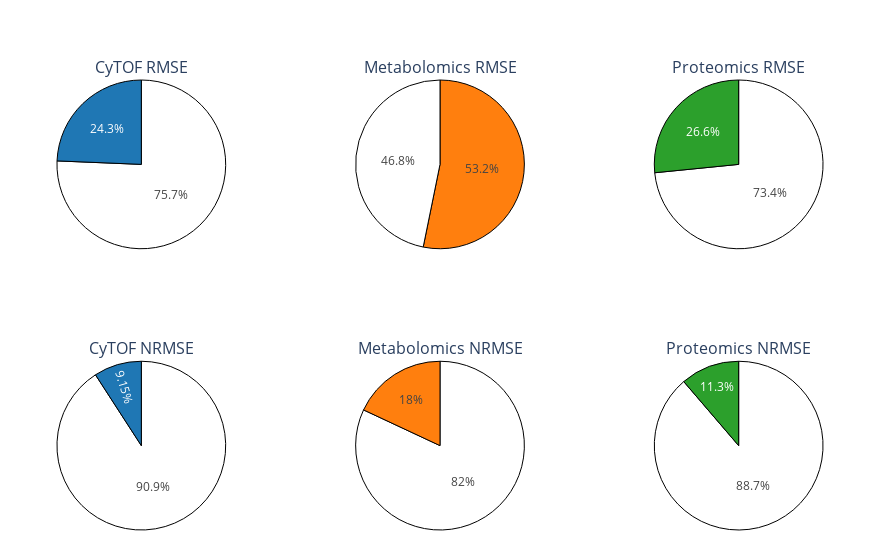

The notebook cell this image was saved under:
### Code cell
plot_rmse_nrmse_pies(results)

### Figure 1 — Plotly figure (JSON) as saved in the notebook; plotly's stock layout.template omitted (floating-point values rounded to 4 significant figures)
{"data": [{"domain": {"x": [0, 0.2889], "y": [0.625, 1]}, "labels": ["Value", "1 - Value"], "marker": {"colors": ["#1f77b4", "white"], "line": {"color": "black", "width": 1}}, "textinfo": "percent", "type": "pie", "values": [0.2434, 0.7566]}, {"domain": {"x": [0.3556, 0.6444], "y": [0.625, 1]}, "labels": ["Value", "1 - Value"], "marker": {"colors": ["#ff7f0e", "white"], "line": {"color": "black", "width": 1}}, "textinfo": "percent", "type": "pie", "values": [0.5319, 0.4681]}, {"domain": {"x": [0.7111, 1], "y": [0.625, 1]}, "labels": ["Value", "1 - Value"], "marker": {"colors": ["#2ca02c", "white"], "line": {"color": "black", "width": 1}}, "textinfo": "percent", "type": "pie", "values": [0.2658, 0.7342]}, {"domain": {"x": [0, 0.2889], "y": [0, 0.375]}, "labels": ["Value", "1 - Value"], "marker": {"colors": ["#1f77b4", "white"], "line": {"color": "black", "width": 1}}, "textinfo": "percent", "type": "pie", "values": [0.09147, 0.9085]}, {"domain": {"x": [0.3556, 0.6444], "y": [0, 0.375]}, "labels": ["Value", "1 - Value"], "marker": {"colors": ["#ff7f0e", "white"], "line": {"color": "black", "width": 1}}, "textinfo": "percent", "type": "pie", "values": [0.1804, 0.8196]}, {"domain": {"x": [0.7111, 1], "y": [0, 0.375]}, "labels": ["Value", "1 - Value"], "marker": {"colors": ["#2ca02c", "white"], "line": {"color": "black", "width": 1}}, "textinfo": "percent", "type": "pie", "values": [0.1128, 0.8872]}], "layout": {"annotations": [{"font": {"size": 16}, "showarrow": false, "text": "CyTOF RMSE", "x": 0.1444, "xanchor": "center", "xref": "paper", "y": 1, "yanchor": "bottom", "yref": "paper"}, {"font": {"size": 16}, "showarrow": false, "text": "Metabolomics RMSE", "x": 0.5, "xanchor": "center", "xref": "paper", "y": 1, "yanchor": "bottom", "yref": "paper"}, {"font": {"size": 16}, "showarrow": false, "text": "Proteomics RMSE", "x": 0.8556, "xanchor": "center", "xref": "paper", "y": 1, "yanchor": "bottom", "yref": "paper"}, {"font": {"size": 16}, "showarrow": false, "text": "CyTOF NRMSE", "x": 0.1444, "xanchor": "center", "xref": "paper", "y": 0.375, "yanchor": "bottom", "yref": "paper"}, {"font": {"size": 16}, "showarrow": false, "text": "Metabolomics NRMSE", "x": 0.5, "xanchor": "center", "xref": "paper", "y": 0.375, "yanchor": "bottom", "yref": "paper"}, {"font": {"size": 16}, "showarrow": false, "text": "Proteomics NRMSE", "x": 0.8556, "xanchor": "center", "xref": "paper", "y": 0.375, "yanchor": "bottom", "yref": "paper"}], "height": 550, "margin": {"b": 20, "l": 20, "r": 20, "t": 80}, "showlegend": false, "width": 880}}
